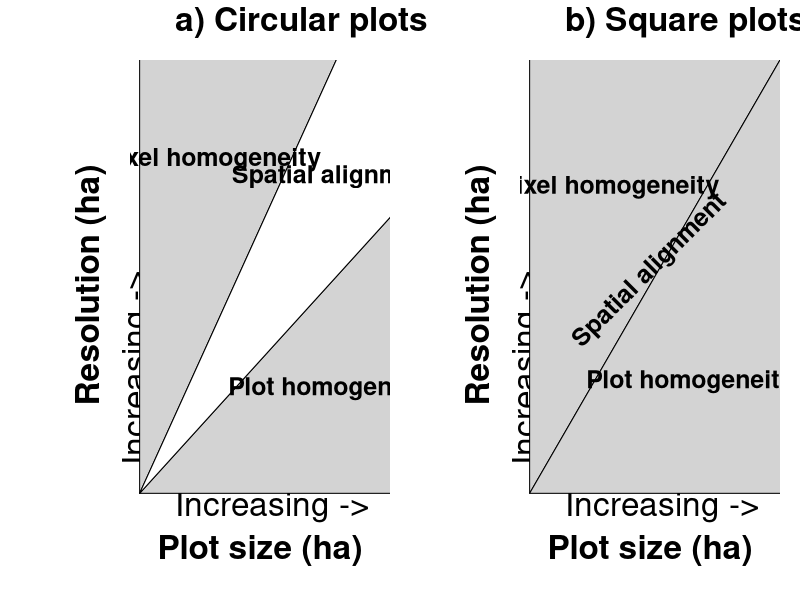

Write the R code that produced this figure.
# plots showing definitions of spatial synchrony
par(mfrow = c(1, 2), mar = c(4, 6, 2.5, 0.5), oma = c(0.5, 0.5, 0.5, 0.5))


# circular plot synchrony definition

# true synchrony (circular)
x = seq(0, sqrt(13000), 0.1)
y1 = (x / 2) ^ 2 * pi
y2 = (x * sqrt(2) / 2) ^ 2 * pi


## description of assumptions panel
plot(
  NA, 
  xlim = c(0, 10000), 
  ylim = c(0, 10000), 
  xaxt = "n", 
  yaxt = "n", 
  xlab = "", 
  ylab = "", 
  bty = "n"
  )

mtext(
  side = 1, 
  text = "     Increasing ->", 
  line = -0.5, 
  cex = 2, 
  adj = 0
  )

mtext(
  side = 2,
  text = "     Increasing ->", 
  line = -1, 
  cex = 2, 
  adj = 0
  )

mtext(
  side = 1, 
  text = expression(bold(paste("Plot size (ha)", sep = ""))), 
  font = 2, 
  line = 2, 
  cex = 2
  )

mtext(
  side = 2, 
  text = expression(bold(paste("Resolution (ha)", sep = ""))), 
  font = 2, 
  line = 1, 
  cex = 2
  )

polygon(
  x = c(0, 0, max(y1)), 
  y = c(0, 12000, max(I(x^2))), 
  col = "lightgrey"
  )

polygon(
  x = c(0, 12000, max(y2)),
  y = c(0, 0, max(I(x^2))), 
  col = "lightgrey"
  )

polygon(
  x = c(0, max(y2), max(y1)), 
  y = c(0, max(I(x^2)), max(I(x^2))), 
  col = "white"
  )

text(
  x = 3000, 
  y = 8000, 
  labels = "Pixel homogeneity", 
  font = 2, 
  cex = 1.5
  )

text(
  x = 8000, 
  y = 2500, 
  labels = "Plot homogeneity", 
  font = 2, 
  cex = 1.5
  )

text(
  x = 8100, 
  y = 7600, 
  labels = "Spatial alignment", 
  font = 2, 
  cex = 1.5
  )

mtext(
  text = paste("     a", ") ",   "Circular plots", sep = ""), 
  adj = 0, 
  line = 1.25, 
  font = 2, 
  cex = 2
  )


# square plot synchrony definition

## description of assumptions panel
plot(
  NA, 
  xlim = c(0, 1500), 
  ylim = c(0, 1500), 
  xaxt = "n", 
  yaxt = "n", 
  xlab = "", 
  ylab = "", 
  bty = "n"
  )

mtext(
  side = 1, 
  text = "     Increasing ->", 
  line = -0.5, 
  cex = 2, 
  adj = 0
  )

mtext(
  side = 2, 
  text = "     Increasing ->", 
  line = -1, 
  cex = 2, 
  adj = 0
  )

mtext(
  side = 1, 
  text = expression(bold(paste("Plot size (ha)", sep = ""))), 
  font = 2, 
  line = 2, 
  cex = 2
  )

mtext(
  side = 2, 
  text = expression(bold(paste("Resolution (ha)", sep = ""))), 
  font = 2, 
  line = 1, 
  cex = 2
  )

polygon(
  x = c(0, 0, 10000), 
  y = c(0, 10000, 10000), 
  col = "lightgrey"
  )

polygon(
  x = c(0, 10000, 10000), 
  y = c(0, 0, 10000), 
  col = "lightgrey"
  )

text(
  x = 750, 
  y = 800, 
  labels = "Spatial alignment", 
  font = 2,
  cex = 1.5, 
  srt = 45
  )

text(
  x = 500, 
  y = 1100, 
  labels = "Pixel homogeneity", 
  font = 2, 
  cex = 1.5
  )

text(
  x = 1000, 
  y = 400, 
  labels = "Plot homogeneity", 
  font = 2, 
  cex = 1.5
  )

mtext(
  text = paste("     b", ") ",   "Square plots", sep = ""), 
  adj = 0, 
  line = 1.25,
  font = 2, 
  cex = 2
  )
